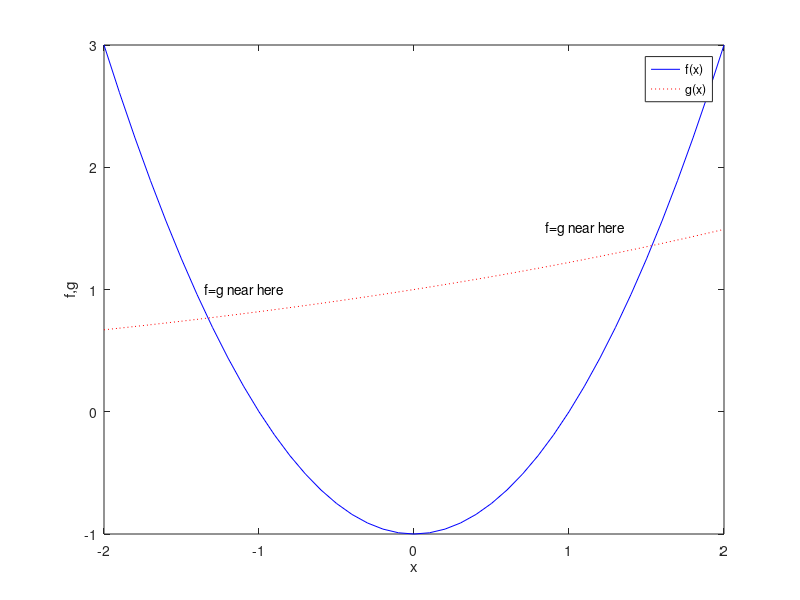

This figure's MATLAB source:
x=-2:0.1:2;
f=x.^2-1;
g=exp(x/5);
plot(x,f,'b-',x,g,'r:');
xlabel('x');
ylabel('f,g');
legend('f(x)','g(x)');
text(-1.35,1,'f=g near here');
text(0.85,1.5,'f=g near here');
disp('f(x) and g(x) are equal in this point from the left:');
fzero(@(x) x^2-1-exp(x/5),-1.3);
disp('f(x) and g(x) are equal in this point from the right:');
fzero(@(x) x^2-1-exp(x/5),1.5);
